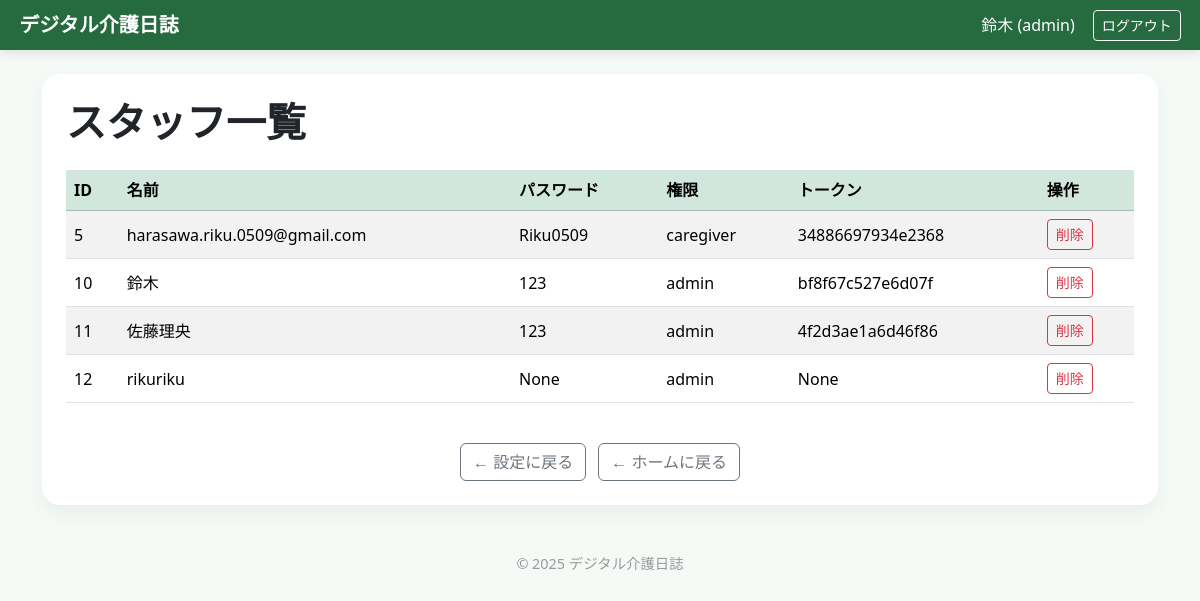
Before: /staff_list (signed in) with the older database file.
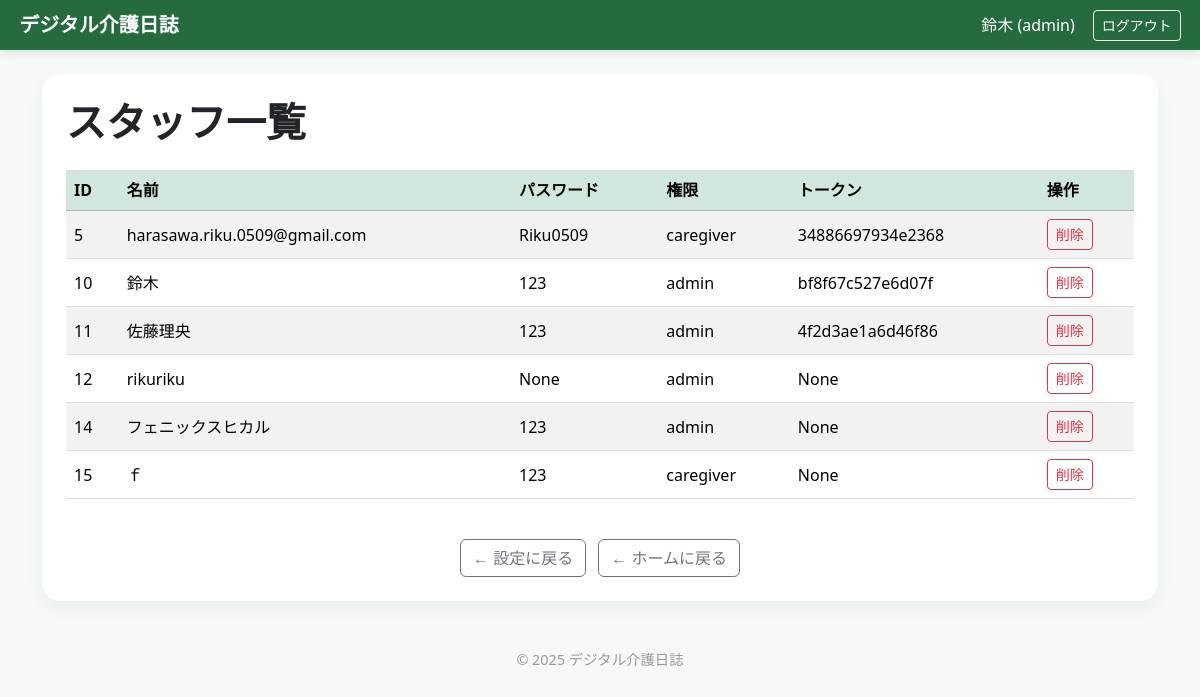
After: the same page with the newer database file.
### tables this page shows
CREATE TABLE staff (
                    id INTEGER PRIMARY KEY AUTOINCREMENT,
                    name TEXT,
                    role TEXT,
                    login_token TEXT
                , email TEXT, password TEXT);

### app.py (the view)
@app.get("/staff_list")
@admin_required
def staff_list():
    with get_connection() as conn:
        c = conn.cursor()
        c.execute("SELECT id, name, password, role, login_token FROM staff ORDER BY id")
        staff = c.fetchall()
    return render_template("staff_list.html", staff_list=staff)

### app.py (called while the page is built)
def get_locale():
    lang = session.get("lang")
    if lang in app.config["LANGUAGES"]:
        return lang
    return request.accept_languages.best_match(app.config["LANGUAGES"]) or "ja"

def _t(key, **kwargs):
    s = TRANSLATIONS.get(get_locale(), {}).get(key, key)
    if kwargs:
        try: s = s % kwargs
        except Exception: pass
    return s

def dict_factory(cursor, row):
    return {col[0]: row[idx] for idx, col in enumerate(cursor.description)}

def get_connection():
    conn = sqlite3.connect(DB_PATH, timeout=10, check_same_thread=False)
    conn.row_factory = dict_factory
    conn.execute("PRAGMA foreign_keys=ON;")
    conn.execute("PRAGMA journal_mode=WAL;")
    conn.execute("PRAGMA synchronous=NORMAL;")
    return conn

def admin_required(f):
    @wraps(f)
    def w(*a, **kw):
        if session.get("staff_role") != "admin":
            return _("管理者権限が必要です。"), 403
        return f(*a, **kw)
    return w

### templates/staff_list.html
{% extends "base.html" %}
{% block content %}
<h1 class="fw-bold mb-4">スタッフ一覧</h1>
<div class="table-responsive">
  <table class="table table-striped align-middle">
    <thead class="table-success"><tr><th>ID</th><th>名前</th><th>パスワード</th><th>権限</th><th>トークン</th><th>操作</th></tr></thead>
    <tbody>
      {% for s in staff_list %}
      <tr>
        <td>{{ s.id }}</td><td>{{ s.name }}</td><td>{{ s.password }}</td><td>{{ s.role }}</td><td>{{ s.login_token }}</td>
        <td><a class="btn btn-sm btn-outline-danger" href="{{ url_for('delete_staff', sid=s.id) }}" onclick="return confirm('削除しますか？');">削除</a></td>
      </tr>
      {% else %}<tr><td colspan="6" class="text-center text-muted py-3">スタッフがいません。</td></tr>{% endfor %}
    </tbody>
  </table>
</div>
<div class="text-center mt-4">
  <a href="{{ url_for('admin_page') }}" class="btn btn-outline-secondary">← 設定に戻る</a>
  <a href="{{ url_for('home') }}" class="btn btn-outline-secondary ms-2">← ホームに戻る</a>
</div>
{% endblock %}

### templates/base.html (shortened to what this page needs)
<!doctype html>
<html lang="ja">
  <head>
    <link href="https://cdn.jsdelivr.net/npm/bootstrap@5.3.2/dist/css/bootstrap.min.css" rel="stylesheet">
  </head>
  <body class="main-wrap">
    <nav class="navbar app-bar d-flex justify-content-between align-items-center">
      <a href="{{ url_for('home') }}" class="brand">{{ _("デジタル介護日誌") }}</a>
      <div class="translate-wrap">
        {% if session.get("staff_name") %}
          <span>{{ session.get("staff_name") }} ({{ session.get("staff_role") }})</span>
          <a href="{{ url_for('logout') }}" class="btn btn-outline-light btn-sm ms-2">{{ _("ログアウト") }}</a>
        {% else %}
          <a href="{{ url_for('staff_login') }}" class="btn btn-outline-light btn-sm">{{ _("ログイン") }}</a>
        {% endif %}
      </div>
    </nav>
    <main class="container py-4">
      <div class="page-card p-4">
        {% block content %}{% endblock %}
      </div>
    </main>
    <footer>&copy; 2025 デジタル介護日誌</footer>
  </body>
</html>

### templates/base.html (style rules this page uses)
body.main-wrap { background:#f5faf7;min-height:100vh;font-family:"Segoe UI",system-ui,sans-serif }
.app-bar { background:#256b3f;color:#fff;padding:.6rem 1.2rem;box-shadow:0 3px 10px rgba(0,0,0,.1) }
.app-bar a { color:#fff;text-decoration:none }
.brand { font-weight:700;font-size:1.25rem }
.page-card { border:none;border-radius:18px;box-shadow:0 8px 20px rgba(0,0,0,.05);background:#fff }
footer { text-align:center;color:#9a9a9a;padding:1.5rem 0;font-size:.9rem }
.translate-wrap { display:flex;align-items:center;gap:10px }

Changed rows visible on the page:
added staff: id "14", name "フェニックスヒカル", password "123", role "admin", login_token "None"
added staff: id "15", name "ｆ", password "123", role "caregiver", login_token "None"
